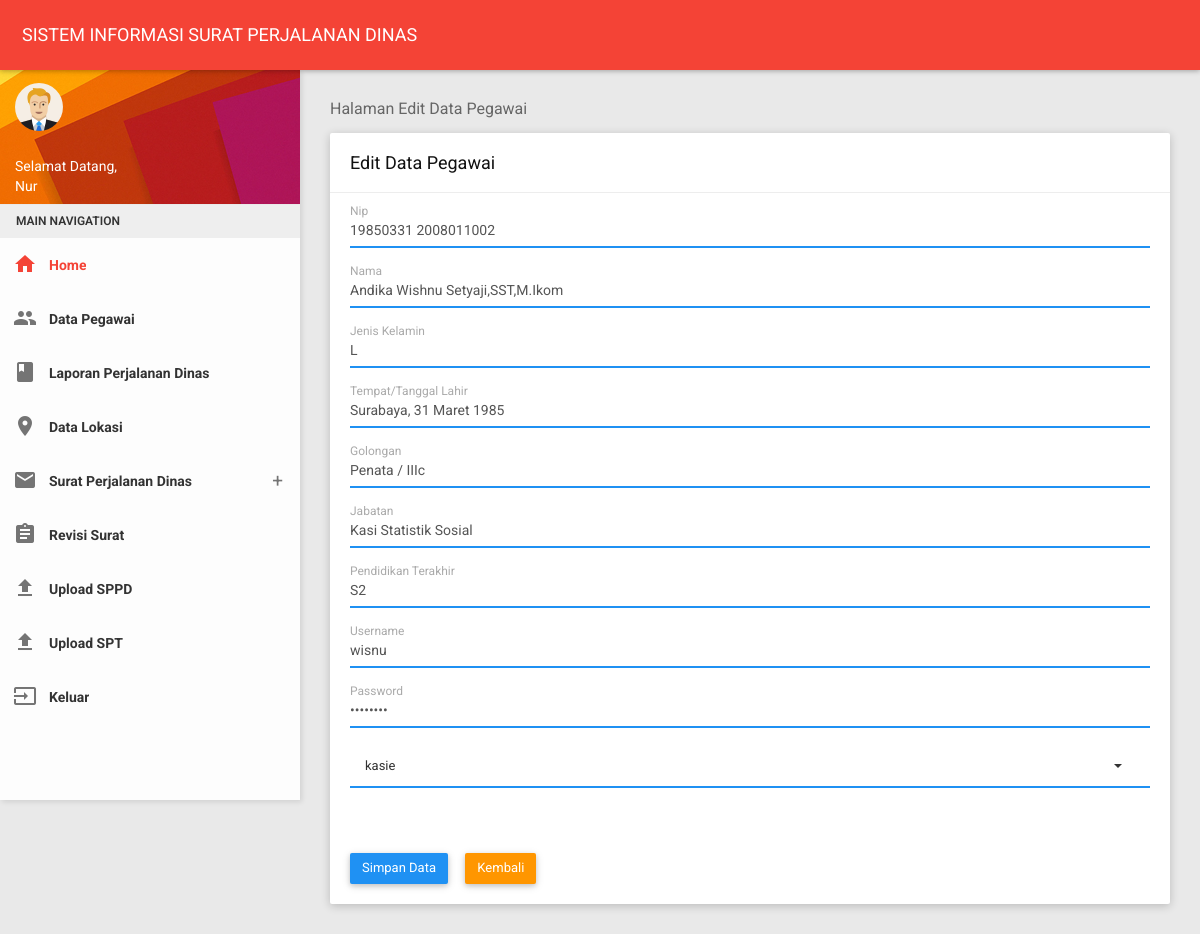
/tatausaha/editp.php?hal=edit&kd=19850331 2008011002 (signed in), run on the app's committed database.
### tables this page shows
CREATE TABLE `pegawai` (
  `nip` varchar(100) NOT NULL,
  `nama` varchar(50) NOT NULL,
  `jk` varchar(15) NOT NULL,
  `ttl` varchar(50) NOT NULL,
  `golongan` varchar(20) NOT NULL,
  `jabatan` varchar(30) NOT NULL,
  `pd` varchar(30) NOT NULL,
  `username` varchar(30) NOT NULL,
  `password` varchar(32) NOT NULL,
  `hak_akses` varchar(10) NOT NULL
);

### tatausaha/editp.php (the view, shortened to what this page needs)
<?php
include '../tampilan/atastata.php';
?>
 <section class="content">
        <div class="container-fluid">
            <div class="block-header">
                <h2>Halaman Edit Data Pegawai</h2>
            </div>
            <div class="row clearfix">
                <div class="col-lg-12 col-md-12 col-sm-12 col-xs-12">
                    <div class="card">
                        <div class="header">
                            <h2>Edit Data Pegawai</h2>
                        </div>
                          <?php
                    $query = mysql_query("SELECT * FROM pegawai WHERE nip='$_GET[kd]'");
                    $data  = mysql_fetch_array($query);
                        ?>
                        <div class="body">
                            <form id="form_validation" action="updatep.php" method="POST">
                                <div class="form-group form-float">
                                    <div class="form-line">
                                        <input type="text" class="form-control" name="nip" value="<?php echo $data['nip'];?>" required>
                                        <label class="form-label" >Nip</label>
                                    </div>
                                </div>
                                <div class="form-group form-float">
                                    <div class="form-line">
                                        <input type="text" class="form-control" name="nama" value="<?php echo $data['nama'];?>" required>
                                        <label class="form-label">Nama</label>
                                    </div>
                                </div>
                                <div class="form-group form-float">
                                    <div class="form-line">
                                        <input type="text" class="form-control" name="jk" value="<?php echo $data['jk'];?>" required>
                                        <label class="form-label">Jenis Kelamin</label>
                                    </div>
                                </div>
                                <div class="form-group form-float">
                                    <div class="form-line">
                                        <input type="text" class="form-control" name="ttl" value="<?php echo $data['ttl'];?>" required>
                                        <label class="form-label">Tempat/Tanggal Lahir</label>
                                    </div>
                                </div>
                                <div class="form-group form-float">
                                    <div class="form-line">
                                        <input type="text" class="form-control" name="golongan" value="<?php echo $data['golongan'];?>" required>
                                        <label class="form-label">Golongan</label>
                                    </div>
                                </div>
                                <div class="form-group form-float">
                                    <div class="form-line">
                                        <input type="text" class="form-control" name="jabatan" value="<?php echo $data['jabatan'];?>" required>
                                        <label class="form-label">Jabatan</label>
                                    </div>
                                </div>
                                <div class="form-group form-float">
                                    <div class="form-line">
                                        <input type="text" class="form-control" name="pd" value="<?php echo $data['pd'];?>" required>
                                        <label class="form-label">Pendidikan Terakhir</label>
                                    </div>
                                </div>
                                  <div class="form-group form-float">
                                    <div class="form-line">
                                        <input type="text" class="form-control" name="username" value="<?php echo $data['username'];?>" required>
                                        <label class="form-label">Username</label>
                                    </div>
                                </div>
                                  <div class="form-group form-float">
                                    <div class="form-line">
                                        <input type="password" class="form-control" name="password" value="<?php echo $data['password'];?>" required>
                                        <label class="form-label">Password</label>
                                    </div>
                                </div>
                                   <div class="form-group form-float">
                                    <div class="form-line">
                                        <select class="form-control show-tick"  name="hak_akses">
                                        <option value="<?php echo $data['hak_akses'];?>"> <?php echo $data['hak_akses'];?></option>
                                     </select>
                                </div>
                                </div>
                                <br></br>
								<td><input type="submit" value="Simpan Data"  class="btn btn-primary waves-effect"/>&nbsp &nbsp &nbsp<a href="pegawai.php" class="btn btn-warning waves-effect">Kembali</a></td>
                            </form>
                        </div>
                    </div>
                </div>
            </div>
       </div>
    </section>
  <?php
include '../tampilan/footer.php';
?>

### data on the page
pegawai: nip "19850331 2008011002", nama "Andika Wishnu Setyaji,SST,M.Ikom", jk "L", ttl "Surabaya, 31 Maret 1985", golongan "Penata / IIIc", jabatan "Kasi Statistik Sosial", pd "S2", username "wisnu", hak_akses "kasie"

### other printed values
$_SESSION['username'] "Nur"
